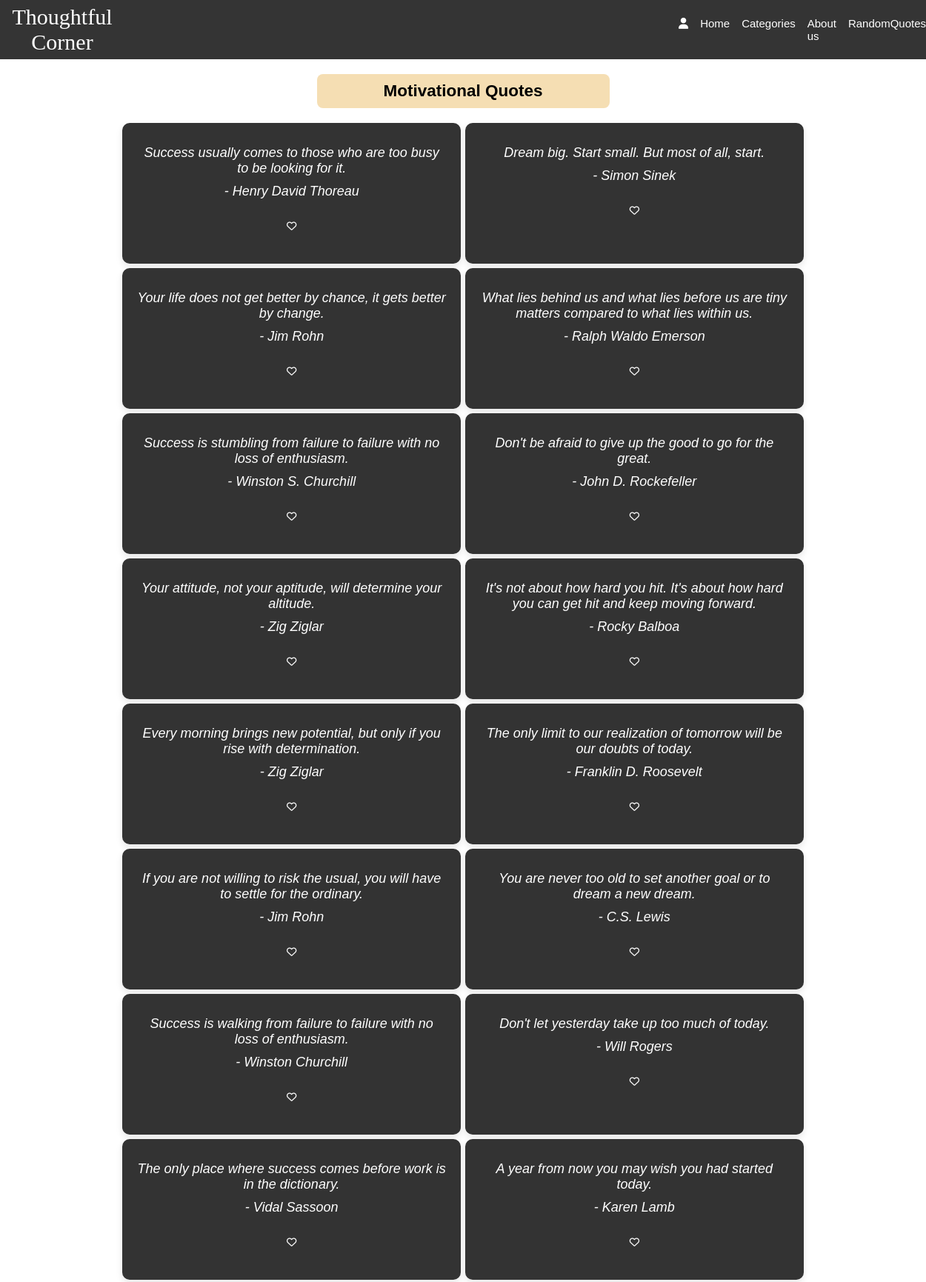
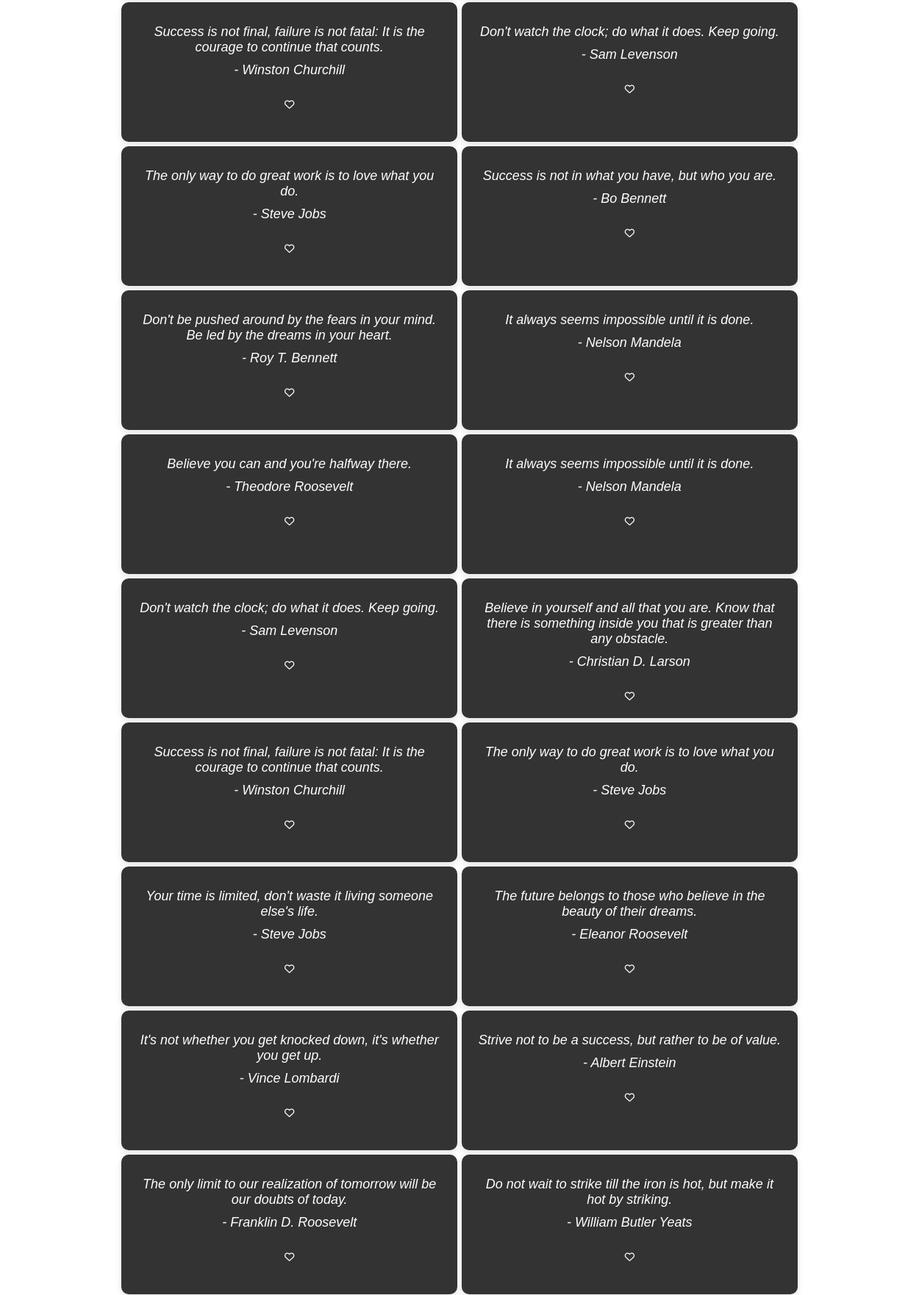
/user/motivation.php (upper part), run on the app's committed database (2 pictures, top to bottom).
### tables this page shows
CREATE TABLE `quotes_mst` (
  `quote_id` int(11) NOT NULL,
  `quote` varchar(150) NOT NULL,
  `author` varchar(30) NOT NULL,
  `cate` varchar(20) NOT NULL
);

### user/cardlogic.php (called while the page is built, shortened)
    <?php
    function fetch_quotes($category) {
    include("conn.php");
    $query = "SELECT * FROM quotes_mst WHERE cate = '$category'";
    $result = mysqli_query($conn, $query);
    if ($result) {
        $quotes = mysqli_fetch_all($result, MYSQLI_ASSOC);
        if ($quotes) {
            return $quotes;
        } else {
            return false;
            echo "NOTHING TO RETURN!";
        }
    } else {
        die("Database query failed.");
    }
}
?>

### user/motivation.php (the view, shortened to what this page needs)
<?php
        include("conn.php");
        include("cardlogic.php");
    ?>
    <!DOCTYPE html>
    <html lang="en">
    <head>
    <link rel="stylesheet" href="css\fontawesome.min.css">
    <link rel="stylesheet" href="css\all.min.css">
    <link rel="stylesheet" href="fonts.css">
    <link rel="stylesheet" href="body.css">
    </head>
    <body>
    <header>
            <nav>
                <div class="logo">
                    Thoughtful Corner
                </div>
                <div class="menu">
                <form action="index.php" method="post">
                    <ul class="menu-links">
                    <li class="dropdown">
        <i class="fa-solid fa-user usericon"></i>
    </li>
                        <li><a href="index.php">Home</a></li>
                        <li class="dropdown">
                            Categories
                        </li>
                        <li><a href="aboutus.php">About us</a></li>
                        <li><a href="randomquote.php">RandomQuotes</a></li>
                    </ul>
                    </form>
                </div>
            </nav>
        </header>
        <main>
            <div class="main">
            <div class="container">
        <div class="heading">
                <h2 class="heading-text">Motivational Quotes</h2>
            </div>
            <form action="quote.php" method="post">
                <div class="card">
                <?php
                    $category = "motivation";
                    $quotes = fetch_quotes($category);
                    if($quotes){
                        foreach ($quotes as $quote) {
                            echo '<div class="quote-card">';
                            echo '<p class="quote" data-quote-id="' . $quote['quote_id'] . '">' . $quote['quote'] . '</p>';
                            echo '<p class="author">- ' . $quote['author'] . '</p>';
                            echo '<br>';
                            echo '<button class="like-icon" data-quote-id="' . $quote['quote_id'] . '"><i class="fa-regular fa-heart like-icon"></i></button>';
                            echo '</div>';
                        }
                    }
                    else{
                        echo "No quotes found";
                    }
                ?>
                </div>
            </form>
    </div>
        </main>
    </body>
    </html>

### user/body.css (style rules this page uses)
* { margin: 0; padding: 0; }
header { position: fixed; top: 0; left: 0; width: 100%; background-color: transparent; }
body { box-sizing: border-box; font-size: 15px; height: 260%; width: 100%; font-family: 'Quicksand', sans-serif; overflow-x: hidden; }
nav { display: flex; margin: 3px; height: 10vh ; align-items: center; gap: 60%; background: none; margin: 0; background-color: #343434; color: white; }
.logo { font-family: 'Ephesis', cursive; margin-left: 2px; text-align: center; font-size: 30px; opacity: 1.0; color: white; }
a { text-decoration: none; color: black; }
ul { display: flex; list-style: none; justify-content: space-between; gap: 1rem; }
.main { min-height: 50vh; height: 100%; width: 100%; background-size: cover; background-position: center; text-align: center; display: flex; align-items: center; color: black; min-height: 93vh; }
a { color: white; }
.quote-card { width: 70%; transition: transform 0.5s ease-in-out; background-color: #333; color: white; padding: 20px; height: 150px; align-items: center; margin-right: 5px; border-radius: 10px; box-shadow: 0px 4px 10px rgba(0, 0, 0, 0.1); text-align: center; margin: 3px; }
@media (min-width: 768px) { .quote-card { flex: 0 0 33.33%; } }
.quote-card p { margin: 10px 0; font-size: 18px; font-style: italic; }
.dropdown { position: relative; color: white; }
.container { margin-top: 8%; width: 100%; }
.heading { width: 100%; display: flex; justify-content: center; margin-bottom: 5%; }
.card { width: 100%; display: flex; flex-wrap: wrap; align-items: center; text-align: center; justify-content: center; }
h2 { background-color: wheat; width: 30%; padding: 10px; border-radius: 8px; text-align: center; position: fixed; }
.like-icon { background: transparent; border: none; color: white; }
.fa-solid { color: red; }
.usericon { color: white; }

### data on the page
quotes_mst: quote "Success usually comes to those who are too busy to be looking for it.", author "Henry David Thoreau"
quotes_mst: quote "Dream big. Start small. But most of all, start.", author "Simon Sinek"
quotes_mst: quote "Your life does not get better by chance, it gets better by change.", author "Jim Rohn"
quotes_mst: quote "What lies behind us and what lies before us are tiny matters compared to what lies within us.", author "Ralph Waldo Emerson"
quotes_mst: quote "Success is stumbling from failure to failure with no loss of enthusiasm.", author "Winston S. Churchill"
quotes_mst: quote "Don't be afraid to give up the good to go for the great.", author "John D. Rockefeller"
quotes_mst: quote "Your attitude, not your aptitude, will determine your altitude.", author "Zig Ziglar"
quotes_mst: quote "It's not about how hard you hit. It's about how hard you can get hit and keep moving forward.", author "Rocky Balboa"
quotes_mst: quote "Every morning brings new potential, but only if you rise with determination.", author "Zig Ziglar"
quotes_mst: quote "The only limit to our realization of tomorrow will be our doubts of today.", author "Franklin D. Roosevelt"
quotes_mst: quote "If you are not willing to risk the usual, you will have to settle for the ordinary.", author "Jim Rohn"
quotes_mst: quote "You are never too old to set another goal or to dream a new dream.", author "C.S. Lewis"
quotes_mst: quote "Success is walking from failure to failure with no loss of enthusiasm.", author "Winston Churchill"
quotes_mst: quote "Don't let yesterday take up too much of today.", author "Will Rogers"
quotes_mst: quote "The only place where success comes before work is in the dictionary.", author "Vidal Sassoon"
quotes_mst: quote "A year from now you may wish you had started today.", author "Karen Lamb"
quotes_mst: quote "Success is not final, failure is not fatal: It is the courage to continue that counts.", author "Winston Churchill"
quotes_mst: quote "Don't watch the clock; do what it does. Keep going.", author "Sam Levenson"
quotes_mst: quote "The only way to do great work is to love what you do.", author "Steve Jobs"
quotes_mst: quote "Success is not in what you have, but who you are.", author "Bo Bennett"
quotes_mst: quote "Don't be pushed around by the fears in your mind. Be led by the dreams in your heart.", author "Roy T. Bennett"
quotes_mst: quote "It always seems impossible until it is done.", author "Nelson Mandela"
quotes_mst: quote "Believe you can and you're halfway there.", author "Theodore Roosevelt"
quotes_mst: quote "It always seems impossible until it is done.", author "Nelson Mandela"
quotes_mst: quote "Don't watch the clock; do what it does. Keep going.", author "Sam Levenson"
quotes_mst: quote "Believe in yourself and all that you are. Know that there is something inside you that is greater than any obstacle.", author "Christian D. Larson"
quotes_mst: quote "Success is not final, failure is not fatal: It is the courage to continue that counts.", author "Winston Churchill"
quotes_mst: quote "The only way to do great work is to love what you do.", author "Steve Jobs"
quotes_mst: quote "Your time is limited, don't waste it living someone else's life.", author "Steve Jobs"
quotes_mst: quote "The future belongs to those who believe in the beauty of their dreams.", author "Eleanor Roosevelt"
quotes_mst: quote "It's not whether you get knocked down, it's whether you get up.", author "Vince Lombardi"
quotes_mst: quote "Strive not to be a success, but rather to be of value.", author "Albert Einstein"
quotes_mst: quote "The only limit to our realization of tomorrow will be our doubts of today.", author "Franklin D. Roosevelt"
quotes_mst: quote "Do not wait to strike till the iron is hot, but make it hot by striking.", author "William Butler Yeats"
